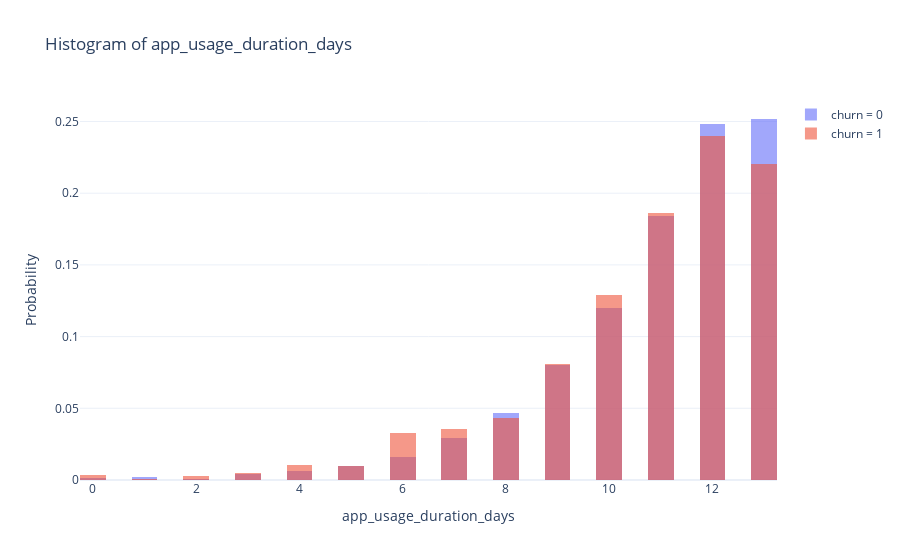

Write notebook code for a chart like this one.
### Code cell
plot_histogram(features_with_labels, column='app_usage_duration_days', color='churn', plot_probability=True)

### Figure 1 — Plotly figure (JSON) as saved in the notebook; plotly's stock layout.template omitted (floating-point values rounded to 4 significant figures; data arrays with more than 128 entries replaced by an {"elided": "..."} marker saying what was removed)
{"data": [{"histnorm": "probability", "name": "churn = 0", "nbinsx": 40, "opacity": 0.6, "type": "histogram", "x": {"elided": "7941 int values"}}, {"histnorm": "probability", "name": "churn = 1", "nbinsx": 40, "opacity": 0.6, "type": "histogram", "x": {"elided": "2012 int values"}}], "layout": {"barmode": "overlay", "title": {"text": "Histogram of app_usage_duration_days"}, "xaxis": {"title": {"text": "app_usage_duration_days"}}, "yaxis": {"title": {"text": "Probability"}}}}
